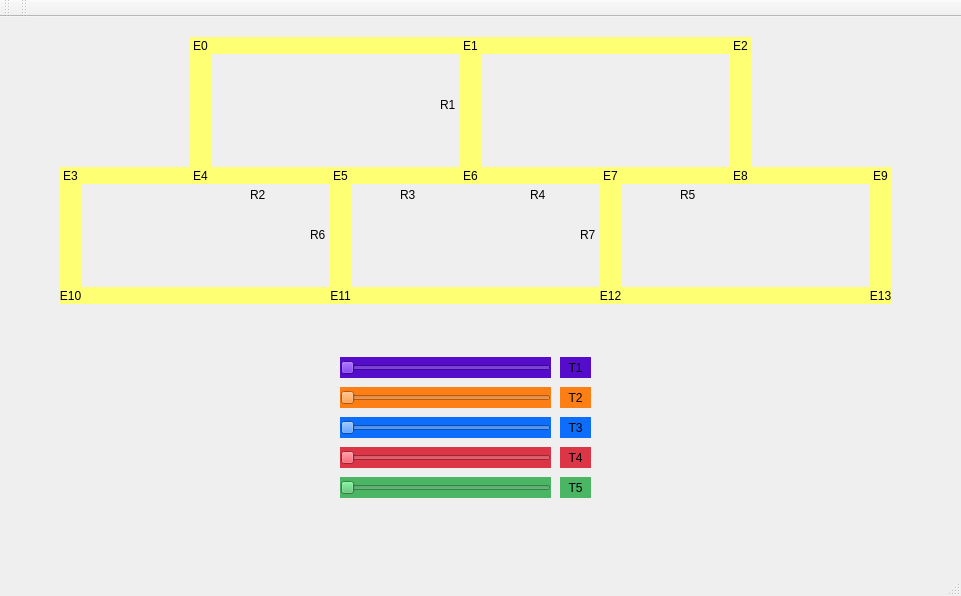
<?xml version="1.0" encoding="UTF-8"?>
<ui version="4.0">
 <class>MainWindow</class>
 <widget class="QMainWindow" name="MainWindow">
  <property name="geometry">
   <rect>
    <x>0</x>
    <y>0</y>
    <width>961</width>
    <height>596</height>
   </rect>
  </property>
  <property name="windowTitle">
   <string>MainWindow</string>
  </property>
  <widget class="QWidget" name="centralWidget">
   <widget class="QLabel" name="label_trilho1">
    <property name="geometry">
     <rect>
      <x>80</x>
      <y>150</y>
      <width>250</width>
      <height>17</height>
     </rect>
    </property>
    <property name="styleSheet">
     <string notr="true">QLabel { background: rgb(255, 255, 116)}</string>
    </property>
    <property name="text">
     <string/>
    </property>
   </widget>
   <widget class="QLabel" name="label_trilho2">
    <property name="geometry">
     <rect>
      <x>80</x>
      <y>270</y>
      <width>250</width>
      <height>17</height>
     </rect>
    </property>
    <property name="styleSheet">
     <string notr="true">QLabel { background: rgb(255, 255, 116)}</string>
    </property>
    <property name="text">
     <string/>
    </property>
   </widget>
   <widget class="QLabel" name="label_trilho3">
    <property name="geometry">
     <rect>
      <x>330</x>
      <y>150</y>
      <width>21</width>
      <height>137</height>
     </rect>
    </property>
    <property name="styleSheet">
     <string notr="true">QLabel { background: rgb(255, 255, 116)}</string>
    </property>
    <property name="text">
     <string/>
    </property>
   </widget>
   <widget class="QLabel" name="label_trilho4">
    <property name="geometry">
     <rect>
      <x>60</x>
      <y>150</y>
      <width>21</width>
      <height>137</height>
     </rect>
    </property>
    <property name="styleSheet">
     <string notr="true">QLabel { background: rgb(255, 255, 116)}</string>
    </property>
    <property name="text">
     <string/>
    </property>
   </widget>
   <widget class="QLabel" name="label_trilho4_2">
    <property name="geometry">
     <rect>
      <x>600</x>
      <y>150</y>
      <width>21</width>
      <height>137</height>
     </rect>
    </property>
    <property name="styleSheet">
     <string notr="true">QLabel { background: rgb(255, 255, 116)}</string>
    </property>
    <property name="text">
     <string/>
    </property>
   </widget>
   <widget class="QLabel" name="label_trilho1_2">
    <property name="geometry">
     <rect>
      <x>350</x>
      <y>150</y>
      <width>250</width>
      <height>17</height>
     </rect>
    </property>
    <property name="styleSheet">
     <string notr="true">QLabel { background: rgb(255, 255, 116)}</string>
    </property>
    <property name="text">
     <string/>
    </property>
   </widget>
   <widget class="QLabel" name="label_trilho2_2">
    <property name="geometry">
     <rect>
      <x>350</x>
      <y>270</y>
      <width>250</width>
      <height>17</height>
     </rect>
    </property>
    <property name="styleSheet">
     <string notr="true">QLabel { background: rgb(255, 255, 116)}</string>
    </property>
    <property name="text">
     <string/>
    </property>
   </widget>
   <widget class="QLabel" name="label_trilho1_3">
    <property name="geometry">
     <rect>
      <x>620</x>
      <y>150</y>
      <width>250</width>
      <height>17</height>
     </rect>
    </property>
    <property name="styleSheet">
     <string notr="true">QLabel { background: rgb(255, 255, 116)}</string>
    </property>
    <property name="text">
     <string/>
    </property>
   </widget>
   <widget class="QLabel" name="label_trilho2_3">
    <property name="geometry">
     <rect>
      <x>620</x>
      <y>270</y>
      <width>250</width>
      <height>17</height>
     </rect>
    </property>
    <property name="styleSheet">
     <string notr="true">QLabel { background: rgb(255, 255, 116)}</string>
    </property>
    <property name="text">
     <string/>
    </property>
   </widget>
   <widget class="QLabel" name="label_trilho4_3">
    <property name="geometry">
     <rect>
      <x>870</x>
      <y>150</y>
      <width>21</width>
      <height>137</height>
     </rect>
    </property>
    <property name="styleSheet">
     <string notr="true">QLabel { background: rgb(255, 255, 116)}</string>
    </property>
    <property name="text">
     <string/>
    </property>
   </widget>
   <widget class="QLabel" name="label_trilho4_6">
    <property name="geometry">
     <rect>
      <x>730</x>
      <y>20</y>
      <width>21</width>
      <height>137</height>
     </rect>
    </property>
    <property name="styleSheet">
     <string notr="true">QLabel { background: rgb(255, 255, 116)}</string>
    </property>
    <property name="text">
     <string/>
    </property>
   </widget>
   <widget class="QLabel" name="label_trilho2_5">
    <property name="geometry">
     <rect>
      <x>480</x>
      <y>20</y>
      <width>250</width>
      <height>17</height>
     </rect>
    </property>
    <property name="styleSheet">
     <string notr="true">QLabel { background: rgb(255, 255, 116)}</string>
    </property>
    <property name="text">
     <string/>
    </property>
   </widget>
   <widget class="QLabel" name="label_trilho4_4">
    <property name="geometry">
     <rect>
      <x>190</x>
      <y>20</y>
      <width>21</width>
      <height>137</height>
     </rect>
    </property>
    <property name="styleSheet">
     <string notr="true">QLabel { background: rgb(255, 255, 116)}</string>
    </property>
    <property name="text">
     <string/>
    </property>
   </widget>
   <widget class="QLabel" name="label_trilho3_2">
    <property name="geometry">
     <rect>
      <x>460</x>
      <y>20</y>
      <width>21</width>
      <height>137</height>
     </rect>
    </property>
    <property name="styleSheet">
     <string notr="true">QLabel { background: rgb(255, 255, 116)}</string>
    </property>
    <property name="text">
     <string/>
    </property>
   </widget>
   <widget class="QLabel" name="label_trilho2_4">
    <property name="geometry">
     <rect>
      <x>210</x>
      <y>20</y>
      <width>250</width>
      <height>17</height>
     </rect>
    </property>
    <property name="styleSheet">
     <string notr="true">QLabel { background: rgb(255, 255, 116)}</string>
    </property>
    <property name="text">
     <string/>
    </property>
   </widget>
   <widget class="QLabel" name="label_trem4">
    <property name="geometry">
     <rect>
      <x>460</x>
      <y>270</y>
      <width>21</width>
      <height>17</height>
     </rect>
    </property>
    <property name="styleSheet">
     <string notr="true">QLabel { background-image: url(:/tremImages/_trem 4.png);}
</string>
    </property>
    <property name="text">
     <string/>
    </property>
   </widget>
   <widget class="QLabel" name="label_trem5">
    <property name="geometry">
     <rect>
      <x>870</x>
      <y>210</y>
      <width>21</width>
      <height>17</height>
     </rect>
    </property>
    <property name="styleSheet">
     <string notr="true">QLabel { background-image: url(:/tremImages/_trem 5.png);}
</string>
    </property>
    <property name="text">
     <string/>
    </property>
   </widget>
   <widget class="QLabel" name="label_trem1">
    <property name="geometry">
     <rect>
      <x>320</x>
      <y>20</y>
      <width>21</width>
      <height>17</height>
     </rect>
    </property>
    <property name="styleSheet">
     <string notr="true">QLabel { background-image: url(:/tremImages/_trem 1.png); }
</string>
    </property>
    <property name="text">
     <string/>
    </property>
   </widget>
   <widget class="QLabel" name="label_trem2">
    <property name="geometry">
     <rect>
      <x>730</x>
      <y>80</y>
      <width>21</width>
      <height>17</height>
     </rect>
    </property>
    <property name="styleSheet">
     <string notr="true">QLabel {background-image: url(:/tremImages/_trem 2.png);}</string>
    </property>
    <property name="text">
     <string/>
    </property>
   </widget>
   <widget class="QLabel" name="label_trem3">
    <property name="geometry">
     <rect>
      <x>330</x>
      <y>210</y>
      <width>21</width>
      <height>17</height>
     </rect>
    </property>
    <property name="styleSheet">
     <string notr="true">QLabel {background-image: url(:/tremImages/_trem 3.png); }
</string>
    </property>
    <property name="text">
     <string/>
    </property>
   </widget>
   <widget class="QSlider" name="horizontalSlider_1">
    <property name="geometry">
     <rect>
      <x>340</x>
      <y>340</y>
      <width>211</width>
      <height>21</height>
     </rect>
    </property>
    <property name="styleSheet">
     <string notr="true">background: #560dcb;
color: #560dcb;</string>
    </property>
    <property name="maximum">
     <number>200</number>
    </property>
    <property name="orientation">
     <enum>Qt::Horizontal</enum>
    </property>
   </widget>
   <widget class="QSlider" name="horizontalSlider_2">
    <property name="geometry">
     <rect>
      <x>340</x>
      <y>370</y>
      <width>211</width>
      <height>21</height>
     </rect>
    </property>
    <property name="styleSheet">
     <string notr="true">background-color: rgb(253, 126, 20);
color: rgb(253, 126, 20);</string>
    </property>
    <property name="maximum">
     <number>200</number>
    </property>
    <property name="orientation">
     <enum>Qt::Horizontal</enum>
    </property>
   </widget>
   <widget class="QSlider" name="horizontalSlider_3">
    <property name="geometry">
     <rect>
      <x>340</x>
      <y>400</y>
      <width>211</width>
      <height>21</height>
     </rect>
    </property>
    <property name="styleSheet">
     <string notr="true">background-color: rgb(13, 110, 253);
color: rgb(13, 110, 253);</string>
    </property>
    <property name="maximum">
     <number>200</number>
    </property>
    <property name="orientation">
     <enum>Qt::Horizontal</enum>
    </property>
   </widget>
   <widget class="QSlider" name="horizontalSlider_4">
    <property name="geometry">
     <rect>
      <x>340</x>
      <y>430</y>
      <width>211</width>
      <height>21</height>
     </rect>
    </property>
    <property name="styleSheet">
     <string notr="true">background-color: rgb(220, 53, 69);
color: rgb(220, 53, 69);</string>
    </property>
    <property name="maximum">
     <number>200</number>
    </property>
    <property name="orientation">
     <enum>Qt::Horizontal</enum>
    </property>
   </widget>
   <widget class="QSlider" name="horizontalSlider_5">
    <property name="geometry">
     <rect>
      <x>340</x>
      <y>460</y>
      <width>211</width>
      <height>21</height>
     </rect>
    </property>
    <property name="styleSheet">
     <string notr="true">background-color: rgb(74, 181, 99);
color: rgb(74, 181, 99);</string>
    </property>
    <property name="maximum">
     <number>200</number>
    </property>
    <property name="orientation">
     <enum>Qt::Horizontal</enum>
    </property>
   </widget>
   <widget class="QLabel" name="label_trem1_2">
    <property name="geometry">
     <rect>
      <x>560</x>
      <y>340</y>
      <width>31</width>
      <height>21</height>
     </rect>
    </property>
    <property name="styleSheet">
     <string notr="true">background: #560dcb;
</string>
    </property>
    <property name="text">
     <string>T1</string>
    </property>
    <property name="alignment">
     <set>Qt::AlignCenter</set>
    </property>
   </widget>
   <widget class="QLabel" name="label_trem2_2">
    <property name="geometry">
     <rect>
      <x>560</x>
      <y>370</y>
      <width>31</width>
      <height>21</height>
     </rect>
    </property>
    <property name="styleSheet">
     <string notr="true">background-color: rgb(253, 126, 20);</string>
    </property>
    <property name="text">
     <string>T2</string>
    </property>
    <property name="alignment">
     <set>Qt::AlignCenter</set>
    </property>
   </widget>
   <widget class="QLabel" name="label_trem3_2">
    <property name="geometry">
     <rect>
      <x>560</x>
      <y>400</y>
      <width>31</width>
      <height>21</height>
     </rect>
    </property>
    <property name="styleSheet">
     <string notr="true">background-color: rgb(13, 110, 253);</string>
    </property>
    <property name="text">
     <string>T3</string>
    </property>
    <property name="alignment">
     <set>Qt::AlignCenter</set>
    </property>
   </widget>
   <widget class="QLabel" name="label_trem4_2">
    <property name="geometry">
     <rect>
      <x>560</x>
      <y>430</y>
      <width>31</width>
      <height>21</height>
     </rect>
    </property>
    <property name="styleSheet">
     <string notr="true">background-color: rgb(220, 53, 69);</string>
    </property>
    <property name="text">
     <string>T4</string>
    </property>
    <property name="alignment">
     <set>Qt::AlignCenter</set>
    </property>
   </widget>
   <widget class="QLabel" name="label_trem5_2">
    <property name="geometry">
     <rect>
      <x>560</x>
      <y>460</y>
      <width>31</width>
      <height>21</height>
     </rect>
    </property>
    <property name="styleSheet">
     <string notr="true">background-color: rgb(74, 181, 99);</string>
    </property>
    <property name="text">
     <string>T5</string>
    </property>
    <property name="alignment">
     <set>Qt::AlignCenter</set>
    </property>
   </widget>
   <widget class="QLabel" name="Esq_0">
    <property name="geometry">
     <rect>
      <x>190</x>
      <y>20</y>
      <width>21</width>
      <height>17</height>
     </rect>
    </property>
    <property name="text">
     <string>E0</string>
    </property>
    <property name="alignment">
     <set>Qt::AlignCenter</set>
    </property>
   </widget>
   <widget class="QLabel" name="Esq_1">
    <property name="geometry">
     <rect>
      <x>460</x>
      <y>20</y>
      <width>21</width>
      <height>17</height>
     </rect>
    </property>
    <property name="text">
     <string>E1</string>
    </property>
    <property name="alignment">
     <set>Qt::AlignCenter</set>
    </property>
   </widget>
   <widget class="QLabel" name="Esq_2">
    <property name="geometry">
     <rect>
      <x>730</x>
      <y>20</y>
      <width>21</width>
      <height>17</height>
     </rect>
    </property>
    <property name="text">
     <string>E2</string>
    </property>
    <property name="alignment">
     <set>Qt::AlignCenter</set>
    </property>
   </widget>
   <widget class="QLabel" name="Esq_11">
    <property name="geometry">
     <rect>
      <x>330</x>
      <y>270</y>
      <width>21</width>
      <height>17</height>
     </rect>
    </property>
    <property name="text">
     <string>E11</string>
    </property>
    <property name="alignment">
     <set>Qt::AlignCenter</set>
    </property>
   </widget>
   <widget class="QLabel" name="Esq_4">
    <property name="geometry">
     <rect>
      <x>190</x>
      <y>150</y>
      <width>21</width>
      <height>17</height>
     </rect>
    </property>
    <property name="text">
     <string>E4</string>
    </property>
    <property name="alignment">
     <set>Qt::AlignCenter</set>
    </property>
   </widget>
   <widget class="QLabel" name="Esq_6">
    <property name="geometry">
     <rect>
      <x>460</x>
      <y>150</y>
      <width>21</width>
      <height>17</height>
     </rect>
    </property>
    <property name="text">
     <string>E6</string>
    </property>
    <property name="alignment">
     <set>Qt::AlignCenter</set>
    </property>
   </widget>
   <widget class="QLabel" name="Esq_8">
    <property name="geometry">
     <rect>
      <x>730</x>
      <y>150</y>
      <width>21</width>
      <height>17</height>
     </rect>
    </property>
    <property name="text">
     <string>E8</string>
    </property>
    <property name="alignment">
     <set>Qt::AlignCenter</set>
    </property>
   </widget>
   <widget class="QLabel" name="label">
    <property name="geometry">
     <rect>
      <x>440</x>
      <y>80</y>
      <width>16</width>
      <height>16</height>
     </rect>
    </property>
    <property name="text">
     <string>R1</string>
    </property>
   </widget>
   <widget class="QLabel" name="label_2">
    <property name="geometry">
     <rect>
      <x>400</x>
      <y>170</y>
      <width>16</width>
      <height>16</height>
     </rect>
    </property>
    <property name="text">
     <string>R3</string>
    </property>
   </widget>
   <widget class="QLabel" name="label_3">
    <property name="geometry">
     <rect>
      <x>250</x>
      <y>170</y>
      <width>16</width>
      <height>16</height>
     </rect>
    </property>
    <property name="text">
     <string>R2</string>
    </property>
   </widget>
   <widget class="QLabel" name="label_4">
    <property name="geometry">
     <rect>
      <x>530</x>
      <y>170</y>
      <width>16</width>
      <height>16</height>
     </rect>
    </property>
    <property name="text">
     <string>R4</string>
    </property>
   </widget>
   <widget class="QLabel" name="label_5">
    <property name="geometry">
     <rect>
      <x>680</x>
      <y>170</y>
      <width>16</width>
      <height>16</height>
     </rect>
    </property>
    <property name="text">
     <string>R5</string>
    </property>
   </widget>
   <widget class="QLabel" name="label_6">
    <property name="geometry">
     <rect>
      <x>310</x>
      <y>210</y>
      <width>16</width>
      <height>16</height>
     </rect>
    </property>
    <property name="text">
     <string>R6</string>
    </property>
   </widget>
   <widget class="QLabel" name="label_7">
    <property name="geometry">
     <rect>
      <x>580</x>
      <y>210</y>
      <width>16</width>
      <height>16</height>
     </rect>
    </property>
    <property name="text">
     <string>R7</string>
    </property>
   </widget>
   <widget class="QLabel" name="Esq_3">
    <property name="geometry">
     <rect>
      <x>60</x>
      <y>150</y>
      <width>21</width>
      <height>17</height>
     </rect>
    </property>
    <property name="text">
     <string>E3</string>
    </property>
    <property name="alignment">
     <set>Qt::AlignCenter</set>
    </property>
   </widget>
   <widget class="QLabel" name="Esq_5">
    <property name="geometry">
     <rect>
      <x>330</x>
      <y>150</y>
      <width>21</width>
      <height>17</height>
     </rect>
    </property>
    <property name="text">
     <string>E5</string>
    </property>
    <property name="alignment">
     <set>Qt::AlignCenter</set>
    </property>
   </widget>
   <widget class="QLabel" name="Esq_7">
    <property name="geometry">
     <rect>
      <x>600</x>
      <y>150</y>
      <width>21</width>
      <height>17</height>
     </rect>
    </property>
    <property name="text">
     <string>E7</string>
    </property>
    <property name="alignment">
     <set>Qt::AlignCenter</set>
    </property>
   </widget>
   <widget class="QLabel" name="Esq_9">
    <property name="geometry">
     <rect>
      <x>870</x>
      <y>150</y>
      <width>21</width>
      <height>17</height>
     </rect>
    </property>
    <property name="text">
     <string>E9</string>
    </property>
    <property name="alignment">
     <set>Qt::AlignCenter</set>
    </property>
   </widget>
   <widget class="QLabel" name="Esq_10">
    <property name="geometry">
     <rect>
      <x>60</x>
      <y>270</y>
      <width>21</width>
      <height>17</height>
     </rect>
    </property>
    <property name="text">
     <string>E10</string>
    </property>
    <property name="alignment">
     <set>Qt::AlignCenter</set>
    </property>
   </widget>
   <widget class="QLabel" name="Esq_12">
    <property name="geometry">
     <rect>
      <x>600</x>
      <y>270</y>
      <width>21</width>
      <height>17</height>
     </rect>
    </property>
    <property name="text">
     <string>E12</string>
    </property>
    <property name="alignment">
     <set>Qt::AlignCenter</set>
    </property>
   </widget>
   <widget class="QLabel" name="Esq_13">
    <property name="geometry">
     <rect>
      <x>870</x>
      <y>270</y>
      <width>21</width>
      <height>17</height>
     </rect>
    </property>
    <property name="text">
     <string>E13</string>
    </property>
    <property name="alignment">
     <set>Qt::AlignCenter</set>
    </property>
   </widget>
   <zorder>label_trilho1</zorder>
   <zorder>label_trilho2</zorder>
   <zorder>label_trilho3</zorder>
   <zorder>label_trilho4</zorder>
   <zorder>label_trilho4_2</zorder>
   <zorder>label_trilho1_2</zorder>
   <zorder>label_trilho2_2</zorder>
   <zorder>label_trilho1_3</zorder>
   <zorder>label_trilho2_3</zorder>
   <zorder>label_trilho4_3</zorder>
   <zorder>label_trilho4_6</zorder>
   <zorder>label_trilho2_5</zorder>
   <zorder>label_trilho4_4</zorder>
   <zorder>label_trilho3_2</zorder>
   <zorder>label_trilho2_4</zorder>
   <zorder>label_trem4</zorder>
   <zorder>label_trem5</zorder>
   <zorder>label_trem1</zorder>
   <zorder>label_trem2</zorder>
   <zorder>label_trem3</zorder>
   <zorder>horizontalSlider_1</zorder>
   <zorder>horizontalSlider_2</zorder>
   <zorder>horizontalSlider_3</zorder>
   <zorder>horizontalSlider_4</zorder>
   <zorder>horizontalSlider_5</zorder>
   <zorder>label_trem1_2</zorder>
   <zorder>label_trem2_2</zorder>
   <zorder>label_trem3_2</zorder>
   <zorder>label_trem4_2</zorder>
   <zorder>label_trem5_2</zorder>
   <zorder>Esq_0</zorder>
   <zorder>Esq_2</zorder>
   <zorder>Esq_11</zorder>
   <zorder>Esq_4</zorder>
   <zorder>Esq_6</zorder>
   <zorder>Esq_8</zorder>
   <zorder>Esq_1</zorder>
   <zorder>label</zorder>
   <zorder>label_2</zorder>
   <zorder>label_3</zorder>
   <zorder>label_4</zorder>
   <zorder>label_5</zorder>
   <zorder>label_6</zorder>
   <zorder>label_7</zorder>
   <zorder>Esq_3</zorder>
   <zorder>Esq_5</zorder>
   <zorder>Esq_7</zorder>
   <zorder>Esq_9</zorder>
   <zorder>Esq_10</zorder>
   <zorder>Esq_12</zorder>
   <zorder>Esq_13</zorder>
  </widget>
  <widget class="QMenuBar" name="menuBar">
   <property name="geometry">
    <rect>
     <x>0</x>
     <y>0</y>
     <width>961</width>
     <height>21</height>
    </rect>
   </property>
  </widget>
  <widget class="QToolBar" name="mainToolBar">
   <attribute name="toolBarArea">
    <enum>TopToolBarArea</enum>
   </attribute>
   <attribute name="toolBarBreak">
    <bool>false</bool>
   </attribute>
  </widget>
  <widget class="QStatusBar" name="statusBar"/>
  <widget class="QToolBar" name="toolBar">
   <property name="windowTitle">
    <string>toolBar</string>
   </property>
   <attribute name="toolBarArea">
    <enum>TopToolBarArea</enum>
   </attribute>
   <attribute name="toolBarBreak">
    <bool>false</bool>
   </attribute>
  </widget>
 </widget>
 <layoutdefault spacing="6" margin="11"/>
 <resources/>
 <connections>
  <connection>
   <sender>horizontalSlider_1</sender>
   <signal>valueChanged(int)</signal>
   <receiver>label_trem1_2</receiver>
   <slot>setNum(int)</slot>
   <hints>
    <hint type="sourcelabel">
     <x>224</x>
     <y>390</y>
    </hint>
    <hint type="destinationlabel">
     <x>308</x>
     <y>386</y>
    </hint>
   </hints>
  </connection>
  <connection>
   <sender>horizontalSlider_2</sender>
   <signal>valueChanged(int)</signal>
   <receiver>label_trem2_2</receiver>
   <slot>setNum(int)</slot>
   <hints>
    <hint type="sourcelabel">
     <x>223</x>
     <y>414</y>
    </hint>
    <hint type="destinationlabel">
     <x>300</x>
     <y>419</y>
    </hint>
   </hints>
  </connection>
  <connection>
   <sender>horizontalSlider_3</sender>
   <signal>valueChanged(int)</signal>
   <receiver>label_trem3_2</receiver>
   <slot>setNum(int)</slot>
   <hints>
    <hint type="sourcelabel">
     <x>207</x>
     <y>452</y>
    </hint>
    <hint type="destinationlabel">
     <x>301</x>
     <y>445</y>
    </hint>
   </hints>
  </connection>
  <connection>
   <sender>horizontalSlider_4</sender>
   <signal>valueChanged(int)</signal>
   <receiver>label_trem4_2</receiver>
   <slot>setNum(int)</slot>
   <hints>
    <hint type="sourcelabel">
     <x>231</x>
     <y>478</y>
    </hint>
    <hint type="destinationlabel">
     <x>298</x>
     <y>475</y>
    </hint>
   </hints>
  </connection>
  <connection>
   <sender>horizontalSlider_5</sender>
   <signal>valueChanged(int)</signal>
   <receiver>label_trem5_2</receiver>
   <slot>setNum(int)</slot>
   <hints>
    <hint type="sourcelabel">
     <x>212</x>
     <y>507</y>
    </hint>
    <hint type="destinationlabel">
     <x>296</x>
     <y>508</y>
    </hint>
   </hints>
  </connection>
 </connections>
</ui>
